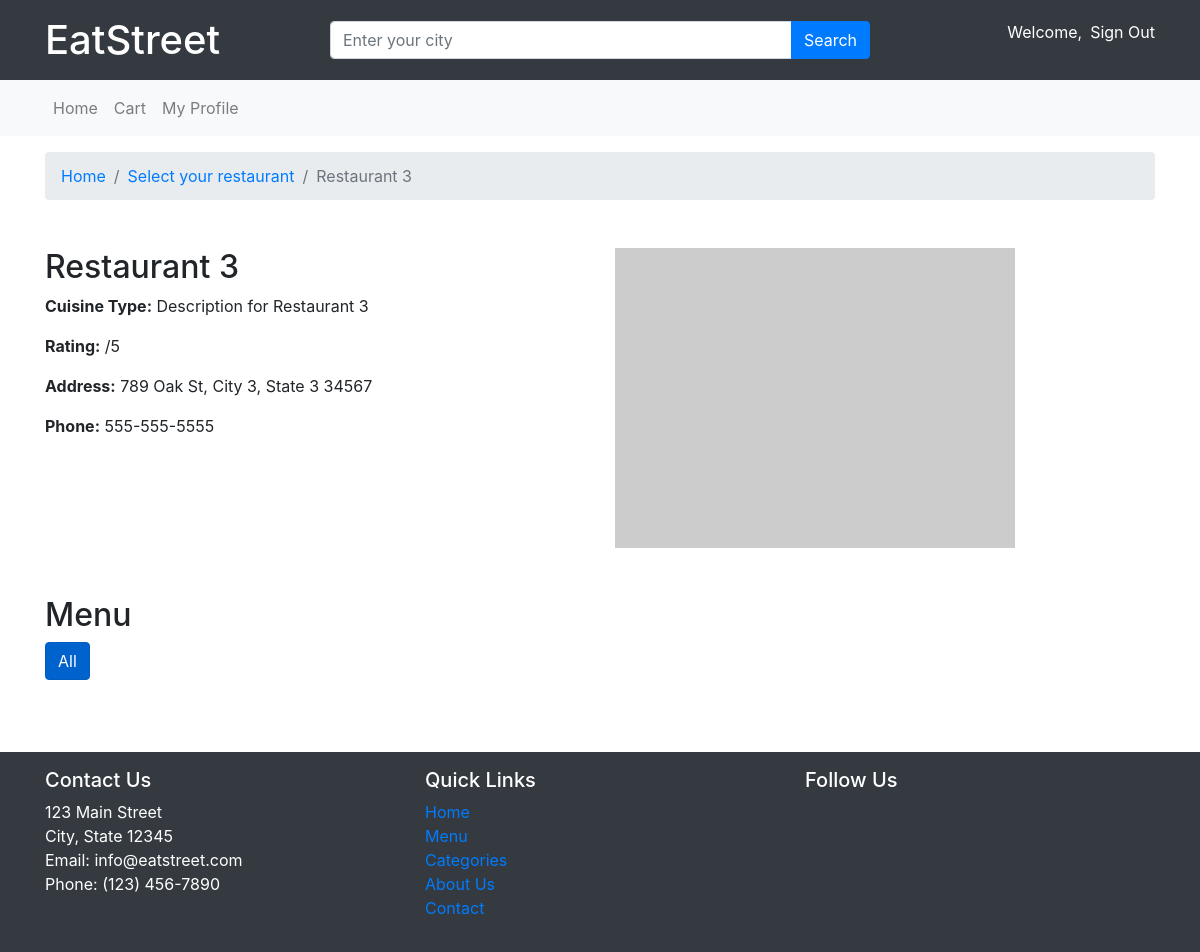
The app's page /menu.php?restaurant_id=3 (signed in) with its own data.
### tables this page shows
CREATE TABLE restaurants (
    restaurant_id INT AUTO_INCREMENT PRIMARY KEY,
    name VARCHAR(100) NOT NULL,
    description TEXT,
    address VARCHAR(255),
    city VARCHAR(50),
    state VARCHAR(50),
    postal_code VARCHAR(20),
    phone_number VARCHAR(15),
    email VARCHAR(100),
    website VARCHAR(255),
    created_at TIMESTAMP DEFAULT CURRENT_TIMESTAMP
);

### menu.php (the view, shortened to what this page needs)
<?php
require_once 'connection/connect.php';
if (isset($_GET['restaurant_id']) && is_numeric($_GET['restaurant_id'])) {
    $restaurant_id = $_GET['restaurant_id'];
    $restaurant_query = "SELECT * FROM restaurants WHERE restaurant_id = $restaurant_id";
    $restaurant_result = mysqli_query($conn, $restaurant_query);
    if ($restaurant_result) {
        $restaurant_data = mysqli_fetch_assoc($restaurant_result);
    }
} else {
    echo "Invalid restaurant ID or no restaurant ID provided.";
    exit;
}
?>
<!DOCTYPE html>
<html lang="en">
<head>
    <link rel="stylesheet" href="https://stackpath.bootstrapcdn.com/bootstrap/4.5.2/css/bootstrap.min.css">
    <link rel="stylesheet" href="css/styles.css">
</head>
<body>
    <?php include 'includes/header.php'; ?>
    <?php include 'includes/navbar.php'; ?>
    <nav aria-label="breadcrumb" class="container my-3">
        <ol class="breadcrumb">
            <li class="breadcrumb-item"><a href="#">Home</a></li>
            <li class="breadcrumb-item"><a href="#">Select your restaurant</a></li>
            <li class="breadcrumb-item active" aria-current="page"><?php echo $restaurant_data['name']; ?></li>
        </ol>
    </nav>
    <section class="container my-5">
        <div class="row">
            <div class="col-md-6">
                <h2><?php echo $restaurant_data['name']; ?></h2>
                <p><strong>Cuisine Type:</strong> <?php echo $restaurant_data['description']; ?></p>
                <p><strong>Rating:</strong> <?php echo $restaurant_data['rating']; ?>/5</p>
                <p><strong>Address:</strong> <?php echo $restaurant_data['address']; ?>, <?php echo $restaurant_data['city']; ?>, <?php echo $restaurant_data['state']; ?> <?php echo $restaurant_data['postal_code']; ?></p>
                <p><strong>Phone:</strong> <?php echo $restaurant_data['phone_number']; ?></p>
            </div>
            <div class="col-md-6">
            <img src="https://via.placeholder.com/400x300" alt="Restaurant Image" class="img-fluid">
            </div>
        </div>
    </section>
    <section class="container my-5">
        <h2>Menu</h2>
        <div class="btn-group mb-4">
            <button type="button" class="btn btn-primary active" data-category="all">All</button>
        </div>
    </section>
    <?php include 'includes/footer.php'; ?>
</body>
</html>

### records on screen
restaurants: name "Restaurant 3", description "Description for Restaurant 3", address "789 Oak St", city "City 3", state "State 3", postal_code "34567", phone_number "555-555-5555"
